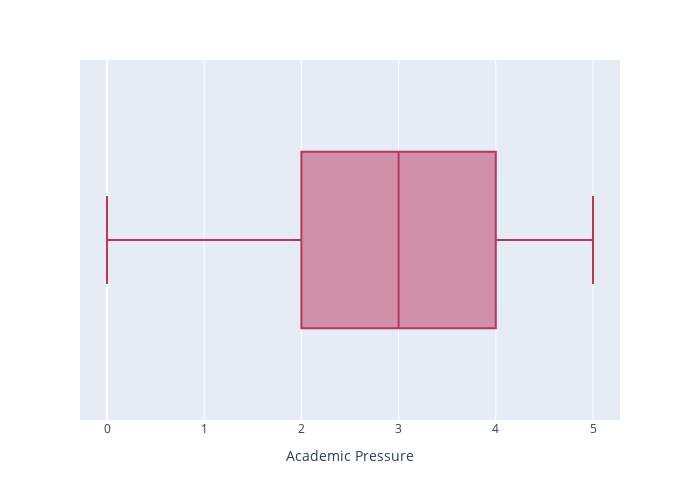

Notebook cell for this chart:
### Code cell
color = "#B9375D"
fig = px.box(df, x="Academic Pressure", color_discrete_sequence=[color])
fig.update_layout(width=700, height=500)
fig.show()

### Figure 1 — Plotly figure (JSON) as saved in the notebook; plotly's stock layout.template omitted (floating-point values rounded to 4 significant figures; data arrays with more than 128 entries replaced by an {"elided": "..."} marker saying what was removed)
{"data": [{"alignmentgroup": "True", "hovertemplate": "Academic Pressure=%{x}<extra></extra>", "legendgroup": "", "marker": {"color": "#B9375D"}, "name": "", "notched": false, "offsetgroup": "", "orientation": "h", "showlegend": false, "type": "box", "x": {"elided": "27883 int values"}, "x0": " ", "xaxis": "x", "y0": " ", "yaxis": "y"}], "layout": {"boxmode": "group", "height": 500, "legend": {"tracegroupgap": 0}, "margin": {"t": 60}, "width": 700, "xaxis": {"anchor": "y", "domain": [0, 1], "title": {"text": "Academic Pressure"}}, "yaxis": {"anchor": "x", "domain": [0, 1]}}}
